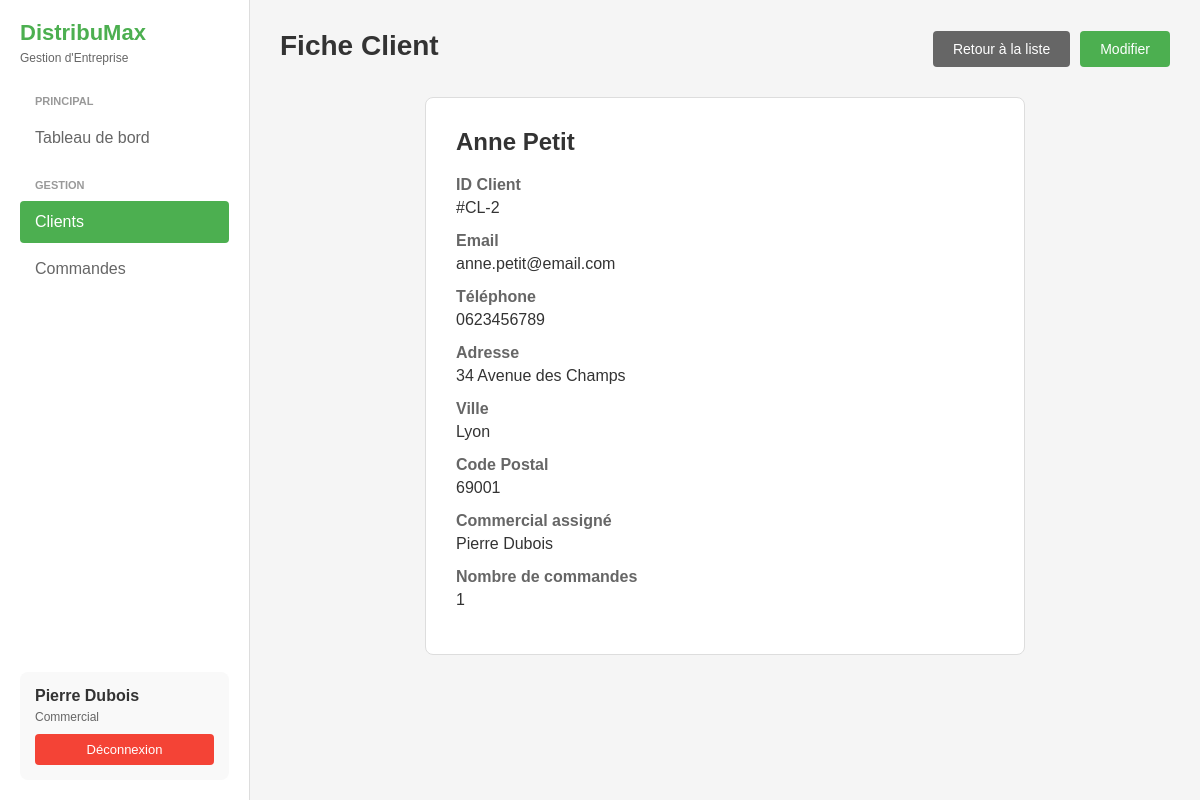
Screenshot of /pages/clients.php?action=view&id=2 (signed in) with the database file from the repository.
### tables this page shows
CREATE TABLE IF NOT EXISTS clients (
    id INT AUTO_INCREMENT PRIMARY KEY,
    nom VARCHAR(100) NOT NULL,
    prenom VARCHAR(100) NOT NULL,
    email VARCHAR(150) NOT NULL UNIQUE,
    telephone VARCHAR(20),
    adresse TEXT,
    ville VARCHAR(100),
    code_postal VARCHAR(10),
    commercial_id INT,
    actif BOOLEAN DEFAULT TRUE,
    created_at TIMESTAMP DEFAULT CURRENT_TIMESTAMP,
    updated_at TIMESTAMP DEFAULT CURRENT_TIMESTAMP ON UPDATE CURRENT_TIMESTAMP,
    FOREIGN KEY (commercial_id) REFERENCES utilisateurs(id) ON DELETE SET NULL,
    INDEX idx_commercial (commercial_id)
);

### config/Database.php (called while the page is built, shortened)
<?php
class Database {
    private static $instance = null;
    private $connection;
    private $host = 'localhost';
    private $dbname = 'gestion_distribution';
    private $username = 'root';
    private $password = '';
    private $charset = 'utf8mb4';
    private function __construct() {
        try {
            $dsn = "mysql:host={$this->host};dbname={$this->dbname};charset={$this->charset}";
            $options = [
                PDO::ATTR_ERRMODE            => PDO::ERRMODE_EXCEPTION,
                PDO::ATTR_DEFAULT_FETCH_MODE => PDO::FETCH_ASSOC,
                PDO::ATTR_EMULATE_PREPARES   => false,
            ];
            $this->connection = new PDO($dsn, $this->username, $this->password, $options);
        } catch (PDOException $e) {
            die("Erreur de connexion à la base de données : " . $e->getMessage());
        }
    }
    public static function getInstance() {
        if (self::$instance === null) {
            self::$instance = new self();
        }
        return self::$instance;
    }
    public function getConnection() {
        return $this->connection;
    }
}

### controllers/ClientController.php (called while the page is built, shortened)
<?php
require_once __DIR__ . '/../models/Client.php';
require_once __DIR__ . '/../config/Database.php';
class ClientController {
    private $clientModel;
    private $db;
    private $action = 'list';
    private $clientId = null;
    private $clientData = null;
    public function __construct() {
        $this->clientModel = new Client();
        $this->db = Database::getInstance()->getConnection();
    }
    public function handleRequest(): void {
        $this->action = $_GET['action'] ?? 'list';
        $this->clientId = $_GET['id'] ?? null;
        $this->loadData();
    }
    public function getCommandesCount(int $clientId): int {
        try {
            $sql = "SELECT COUNT(*) as count FROM commandes WHERE client_id = :client_id";
            $stmt = $this->db->prepare($sql);
            $stmt->execute([':client_id' => $clientId]);
            $result = $stmt->fetch();
            return $result['count'] ?? 0;
        } catch (Exception $e) {
            return 0;
        }
    }
    private function loadData(): void {
        if (in_array($this->action, ['edit', 'view']) && $this->clientId) {
            $this->clientData = $this->clientModel->read($this->clientId);
        }
        $this->clients = $this->clientModel->getAll();
    }
    public function getAction(): string { return $this->action; }
    public function getClientData(): ?array { return $this->clientData; }
}

### models/Client.php (called while the page is built, shortened)
<?php
require_once __DIR__ . '/../config/Database.php';
class Client {
    private $db;
    public function __construct() {
        $this->db = Database::getInstance()->getConnection();
    }
    public function read($id) {
        try {
            $sql = "SELECT c.*, CONCAT(u.prenom, ' ', u.nom) as commercial_nom
                    FROM clients c
                    LEFT JOIN utilisateurs u ON c.commercial_id = u.id
                    WHERE c.id = :id AND c.actif = 1";
            $stmt = $this->db->prepare($sql);
            $stmt->execute([':id' => $id]);
            return $stmt->fetch();
        } catch (PDOException $e) {
            error_log("Erreur lecture client: " . $e->getMessage());
            return false;
        }
    }
    public function getAll() {
        try {
            $sql = "SELECT c.*, CONCAT(u.prenom, ' ', u.nom) as commercial_nom
                    FROM clients c
                    LEFT JOIN utilisateurs u ON c.commercial_id = u.id
                    WHERE c.actif = 1
                    ORDER BY c.nom, c.prenom";
            $stmt = $this->db->query($sql);
            return $stmt->fetchAll();
        } catch (PDOException $e) {
            error_log("Erreur récupération clients: " . $e->getMessage());
            return [];
        }
    }
}

### pages/clients.php (the view, shortened to what this page needs)
<?php
require_once __DIR__ . '/../controllers/ClientController.php';
$controller = new ClientController();
$controller->handleRequest();
$action = $controller->getAction();
$clientData = $controller->getClientData();
$clients = $controller->getClients();
$search = $controller->getSearch();
require_once __DIR__ . '/../includes/header.php';
?>
<?php if ($action === 'list'): ?>
    <div class="header">
        <h1>Gestion des Clients</h1>
        <div class="header-buttons">
            <a href="clients.php?action=add" class="btn-primary">+ Ajouter un Client</a>
        </div>
    </div>
    <div class="toolbar">
        <form method="GET" action="" class="search-box">
            <input type="text" name="search" placeholder="Rechercher par nom, email, ville..." value="<?php echo htmlspecialchars($search); ?>">
            <button type="submit" class="filter-btn">Rechercher</button>
        </form>
    </div>
    <div class="table-container">
        <table>
            <thead>
                <tr>
                    <th>Client</th>
                    <th>Email</th>
                    <th>Téléphone</th>
                    <th>Ville</th>
                    <th>Commandes</th>
                    <th>Statut</th>
                    <th>Actions</th>
                </tr>
            </thead>
            <tbody>
                <?php if (empty($clients)): ?>
                    <tr>
                        <td colspan="7" style="text-align: center; color: #666;">Aucun client trouvé</td>
                    </tr>
                <?php else: ?>
                    <?php foreach ($clients as $client): ?>
                        <tr>
                            <td>
                                <div class="client-name"><?php echo htmlspecialchars($client['prenom'] . ' ' . $client['nom']); ?></div>
                                <div class="client-id">ID: #CL-<?php echo htmlspecialchars($client['id']); ?></div>
                            </td>
                            <td><?php echo htmlspecialchars($client['email']); ?></td>
                            <td><?php echo htmlspecialchars($client['telephone'] ?? '-'); ?></td>
                            <td><?php echo htmlspecialchars($client['ville'] ?? '-'); ?></td>
                            <td><?php echo $controller->getCommandesCount($client['id']); ?></td>
                            <td><span class="badge active">Actif</span></td>
                            <td>
                                <div class="actions">
                                    <a href="clients.php?action=view&id=<?php echo $client['id']; ?>" class="btn-icon" title="Voir">👁️</a>
                                    <a href="clients.php?action=edit&id=<?php echo $client['id']; ?>" class="btn-icon" title="Modifier">✏️</a>
                                    <form method="POST" action="" style="display: inline;" onsubmit="return confirm('Êtes-vous sûr de vouloir supprimer ce client?');">
                                        <input type="hidden" name="action" value="delete">
                                        <input type="hidden" name="id" value="<?php echo $client['id']; ?>">
                                        <button type="submit" class="btn-icon" title="Supprimer">🗑️</button>
                                    </form>
                                </div>
                            </td>
                        </tr>
                    <?php endforeach; ?>
                <?php endif; ?>
            </tbody>
        </table>
        <div class="pagination">
            <div class="pagination-info">
                Affichage de <?php echo count($clients); ?> clients
            </div>
        </div>
    </div>
<?php elseif ($action === 'view' && $clientData): ?>
    <div class="header">
        <h1>Fiche Client</h1>
        <div class="header-buttons">
            <a href="clients.php" class="btn-secondary">Retour à la liste</a>
            <a href="clients.php?action=edit&id=<?php echo $clientData['id']; ?>" class="btn-primary">Modifier</a>
        </div>
    </div>
    <div class="client-card">
        <h2><?php echo htmlspecialchars($clientData['prenom'] . ' ' . $clientData['nom']); ?></h2>
        <div class="client-info">
            <label>ID Client</label>
            <span>#CL-<?php echo htmlspecialchars($clientData['id']); ?></span>
        </div>
        <div class="client-info">
            <label>Email</label>
            <span><?php echo htmlspecialchars($clientData['email']); ?></span>
        </div>
        <div class="client-info">
            <label>Téléphone</label>
            <span><?php echo htmlspecialchars($clientData['telephone'] ?? '-'); ?></span>
        </div>
        <div class="client-info">
            <label>Adresse</label>
            <span><?php echo htmlspecialchars($clientData['adresse'] ?? '-'); ?></span>
        </div>
        <div class="client-info">
            <label>Ville</label>
            <span><?php echo htmlspecialchars($clientData['ville'] ?? '-'); ?></span>
        </div>
        <div class="client-info">
            <label>Code Postal</label>
            <span><?php echo htmlspecialchars($clientData['code_postal'] ?? '-'); ?></span>
        </div>
        <div class="client-info">
            <label>Commercial assigné</label>
            <span><?php echo htmlspecialchars($clientData['commercial_nom'] ?? '-'); ?></span>
        </div>
        <div class="client-info">
            <label>Nombre de commandes</label>
            <span><?php echo $controller->getCommandesCount($clientData['id']); ?></span>
        </div>
    </div>
<?php endif; ?>
<?php require_once __DIR__ . '/../includes/footer.php'; ?>

### pages/styles/dashboard.css (style rules this page uses)
* { margin: 0; padding: 0; box-sizing: border-box; }
body { font-family: Arial, sans-serif; background: #f5f5f5; }
.header h1 { color: #333; font-size: 28px; margin-bottom: 5px; }

### pages/styles/clients.css (style rules this page uses)
.header { display: flex; justify-content: space-between; align-items: center; margin-bottom: 30px; }
.header h1 { color: #333; font-size: 28px; }
.header-buttons { display: flex; gap: 10px; }
.btn-primary { padding: 10px 20px; background: #4caf50; color: white; border: none; border-radius: 4px; font-size: 14px; cursor: pointer; text-decoration: none; display: inline-block; }
.btn-secondary { padding: 10px 20px; background: #666; color: white; border: none; border-radius: 4px; font-size: 14px; cursor: pointer; text-decoration: none; display: inline-block; }
.client-card { background: white; padding: 30px; border-radius: 8px; border: 1px solid #ddd; max-width: 600px; margin: 0 auto; }
.client-card h2 { margin-bottom: 20px; color: #333; }
.client-info { margin-bottom: 15px; }
.client-info label { font-weight: 600; color: #666; display: block; margin-bottom: 5px; }
.client-info span { color: #333; font-size: 16px; }

### rows the page displays
clients: prenom+nom "Anne Petit", id "2", email "anne.petit@email.com", telephone "0623456789", adresse "34 Avenue des Champs", ville "Lyon", code_postal "69001"

### other values shown
$_SESSION['user_prenom'] . ' ' . $_SESSION['user_nom'] "Pierre Dubois"
$_SESSION['user_role'] "Commercial"
$clientData['commercial_nom'] "Pierre Dubois"
$controller->getCommandesCount($clientData['id']) "1"
